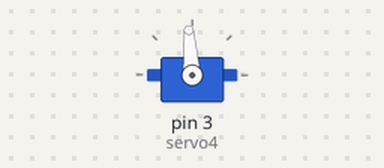
This sketch was run on a simulated Arduino Leonardo, built with avr-gcc and run on an emulated ATmega32U4. Shown: servo.

Above: at 0.05 s.
At 0.35 s:
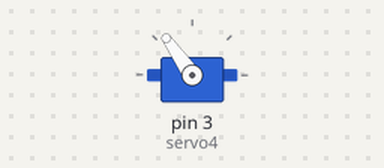
At 0.65 s:
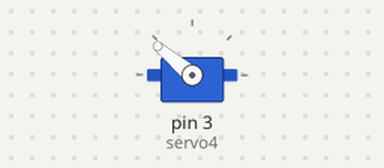
At 1.3 s:
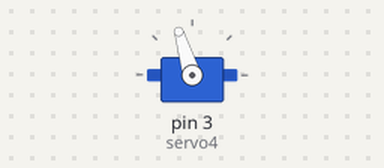
Timing chart, 0 to 4.6 s (numbered marks = the images above):
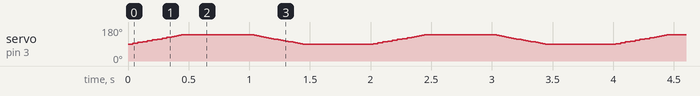

The sketch:

Pusher.ino
```cpp
#include "VarSpeedServo.h"

VarSpeedServo servo1, servo2, servo3, servo4;  // create servo object to control a servo
// twelve servo objects can be created on most boards

int theta1, theta2, theta3, theta4;

void setup() {
  Serial.begin(9600);
  Serial.setTimeout(1000000);
//  servo1.attach(7);
//  servo2.attach(8);
//  servo3.attach(4);
  servo4.attach(3);// attaches the servo on pin 9 to the servo object
}

void loop() {
  // Asking Players to Enter numbers
//  Serial.println("Enter Angle 1:");
//  while(!Serial.available())
//  {}
//  theta1 = Serial.parseInt();
//  Serial.println(theta1);
//  servo1.write(theta1);
//  Serial.println("Enter Angle 2:");
//  while(!Serial.available())
//  {}
//  theta2 = Serial.parseInt();
//  servo4.write(theta2);
//  Serial.println(theta2);
//  Serial.println("Enter Angle 3:");
//  while(!Serial.available())
//  {}
//  theta3 = Serial.parseInt();
//  Serial.println(theta3);
//  servo3.write(theta3);
//  Serial.println("Enter Angle 4:");
//  while(!Serial.available())
//  {}
//  theta4 = Serial.parseInt();
//  Serial.println(theta4);
//  servo4.write(theta4);
    servo4.write(140,70); //in
    delay(1000);
    servo4.write(90,70);
    delay(1000);
    servo4.write(140,70); //in


  // tell servo to go to position in variable 'pos'
//  delay(15);                       // waits 15ms for the servo to reach the position

}
```
